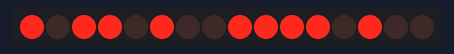
A program run on a simulated Raspberry Pi (BCM pin numbers). On the bench: 16 shift-register outputs drawn as a row of LEDs (first output left, lit = HIGH). Random numbers come from a fixed seed.

Above: at 0.1 s.
At 4.4 s:
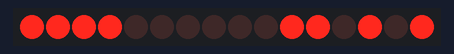
At 9.7 s:
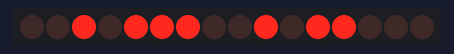
At 19.3 s:
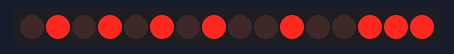
At 29.0 s:
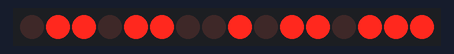
At 38.6 s:
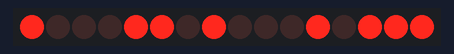
Timing chart, 0 to 40.0 s (numbered marks = the images above):
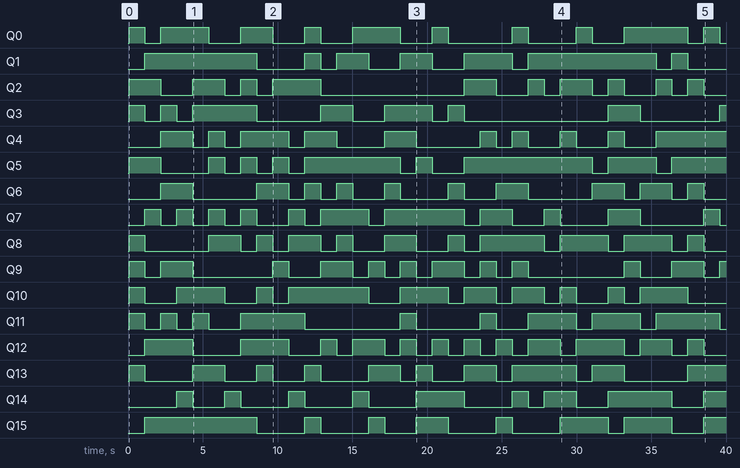

The program:

Registre74HC595_Main_v2.py
```python
import RPi.GPIO as GPIO
import time
import random
import Registre74HC595_Clase         # Classes

DATA  = 17  # GPIO
CLOCK = 4   # GPIO
LATCH = 18  # GPIO

registre = Registre74HC595_Clase.ShiftRegister74HC595(DATA,LATCH,CLOCK)  # Creo objeto


while True:

    bits =''.join([str(random.randrange(0, 2)) for _ in range(16)])       # Creo palabra aleatoria de bits


    for bit in bits:                            #

         registre.emmagatzemar_bit(int(bit))    # Creo y guardo los 8 bits --> Byte

    registre.mostrar_output()                   # Muestro Byte --> 8 bits

    time.sleep(1)                               # me espero 1 Seg.
```

Registre74HC595_Clase.py
```python
import RPi.GPIO as GPIO
import time

class ShiftRegister74HC595:
    def __init__(self, data, latch, clock): # Inicialitza els pins per controlar el 74HC595.

        self.data = data                    # param data:   Pin de dades    (DS)
        self.latch = latch                  # param latch:  Pin de latch    (RCLK)
        self.clock = clock                  # param clock:  Pin de rellotge (SRCLK)


        GPIO.setmode(GPIO.BCM)              # Configurar els pins GPIO
        GPIO.setup(self.data,   GPIO.OUT)
        GPIO.setup(self.latch,  GPIO.OUT)
        GPIO.setup(self.clock,  GPIO.OUT)

    def emmagatzemar_bit(self, bit):        # Desa un únic bit al registre.
                                            # param bit: Valor '0' o '1' com a string.

        GPIO.output(self.data, int(bit))    # Assigna el valor al pin de dades
        GPIO.output(self.clock, GPIO.HIGH)  # Pols al rellotge (rising edge)
        time.sleep(0.002)                   # Breu retard
        GPIO.output(self.clock, GPIO.LOW)   # Torna el rellotge a LOW
        time.sleep(0.002)                   # Breu retard

    def emmagatzemar_8_bits(self, byte):    # Desa 8 bits al registre.
                                            # param byte: Cadena de 8 bits (ex: "10101010")
        for bit in byte:                    # Itera sobre cada caràcter de la cadena
            self.emmagatzemar_bit(bit)

    def mostrar_output(self):               # Actualitza les sortides del registre amb els bits emmagatzemats.

        GPIO.output(self.latch, GPIO.HIGH)  # Pols al latch per mostrar l'estat
        time.sleep(0.002)                   # Breu retard
        GPIO.output(self.latch, GPIO.LOW)   # Torna el latch a LOW
        time.sleep(0.002)                   # Breu retard
```

Measured:
- by itself, Q0: LOW → HIGH at 0.07 s, → LOW 1.1 s later, → HIGH 1.1 s later, → LOW 3.2 s later, … (20 changes in this stretch)
- by itself, Q1: LOW → HIGH at 1.1 s, → LOW 7.5 s later, → HIGH 3.2 s later, → LOW 1.1 s later, … (14 changes in this stretch)
- by itself, Q2: LOW → HIGH at 0.07 s, → LOW 2.1 s later, → HIGH 2.1 s later, → LOW 2.1 s later, … (20 changes in this stretch)
- by itself, Q3: LOW → HIGH at 0.07 s, → LOW 1.1 s later, → HIGH 1.1 s later, → LOW 1.1 s later, … (15 changes in this stretch)
- by itself, Q4: LOW → HIGH at 2.2 s, → LOW 2.1 s later, → HIGH 1.1 s later, → LOW 1.1 s later, … (19 changes in this stretch)
- by itself, Q5: LOW → HIGH at 0.07 s, → LOW 2.1 s later, → HIGH 3.2 s later, → LOW 1.1 s later, … (17 changes in this stretch)
- by itself, Q6: LOW → HIGH at 2.2 s, → LOW 2.1 s later, → HIGH 4.3 s later, → LOW 2.1 s later, … (20 changes in this stretch)
- by itself, Q7: LOW → HIGH at 1.1 s, → LOW 1.1 s later, → HIGH 1.1 s later, → LOW 1.1 s later, … (22 changes in this stretch)
